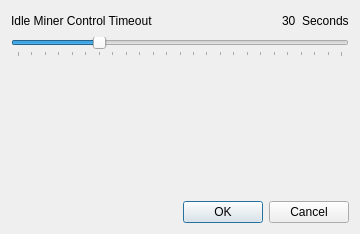
<?xml version="1.0" encoding="UTF-8"?>
<ui version="4.0">
 <class>Settings</class>
 <widget class="QDialog" name="Settings">
  <property name="geometry">
   <rect>
    <x>0</x>
    <y>0</y>
    <width>360</width>
    <height>234</height>
   </rect>
  </property>
  <property name="windowTitle">
   <string>Dialog</string>
  </property>
  <layout class="QVBoxLayout" name="verticalLayout">
   <item>
    <layout class="QHBoxLayout" name="horizontalLayout">
     <item>
      <widget class="QLabel" name="label">
       <property name="text">
        <string>Idle Miner Control Timeout</string>
       </property>
      </widget>
     </item>
     <item>
      <spacer name="horizontalSpacer">
       <property name="orientation">
        <enum>Qt::Horizontal</enum>
       </property>
       <property name="sizeHint" stdset="0">
        <size>
         <width>40</width>
         <height>20</height>
        </size>
       </property>
      </spacer>
     </item>
     <item>
      <widget class="QLabel" name="idleTimeout">
       <property name="text">
        <string>30</string>
       </property>
      </widget>
     </item>
     <item>
      <widget class="QLabel" name="label_3">
       <property name="text">
        <string>Seconds</string>
       </property>
      </widget>
     </item>
    </layout>
   </item>
   <item>
    <widget class="QSlider" name="horizontalSlider">
     <property name="maximum">
      <number>120</number>
     </property>
     <property name="singleStep">
      <number>5</number>
     </property>
     <property name="pageStep">
      <number>30</number>
     </property>
     <property name="value">
      <number>30</number>
     </property>
     <property name="orientation">
      <enum>Qt::Horizontal</enum>
     </property>
     <property name="tickPosition">
      <enum>QSlider::TicksBelow</enum>
     </property>
    </widget>
   </item>
   <item>
    <spacer name="verticalSpacer">
     <property name="orientation">
      <enum>Qt::Vertical</enum>
     </property>
     <property name="sizeHint" stdset="0">
      <size>
       <width>20</width>
       <height>130</height>
      </size>
     </property>
    </spacer>
   </item>
   <item>
    <widget class="QDialogButtonBox" name="buttonBox">
     <property name="orientation">
      <enum>Qt::Horizontal</enum>
     </property>
     <property name="standardButtons">
      <set>QDialogButtonBox::Cancel|QDialogButtonBox::Ok</set>
     </property>
    </widget>
   </item>
  </layout>
 </widget>
 <resources/>
 <connections>
  <connection>
   <sender>buttonBox</sender>
   <signal>accepted()</signal>
   <receiver>Settings</receiver>
   <slot>accept()</slot>
   <hints>
    <hint type="sourcelabel">
     <x>248</x>
     <y>254</y>
    </hint>
    <hint type="destinationlabel">
     <x>157</x>
     <y>274</y>
    </hint>
   </hints>
  </connection>
  <connection>
   <sender>buttonBox</sender>
   <signal>rejected()</signal>
   <receiver>Settings</receiver>
   <slot>reject()</slot>
   <hints>
    <hint type="sourcelabel">
     <x>316</x>
     <y>260</y>
    </hint>
    <hint type="destinationlabel">
     <x>286</x>
     <y>274</y>
    </hint>
   </hints>
  </connection>
 </connections>
</ui>
